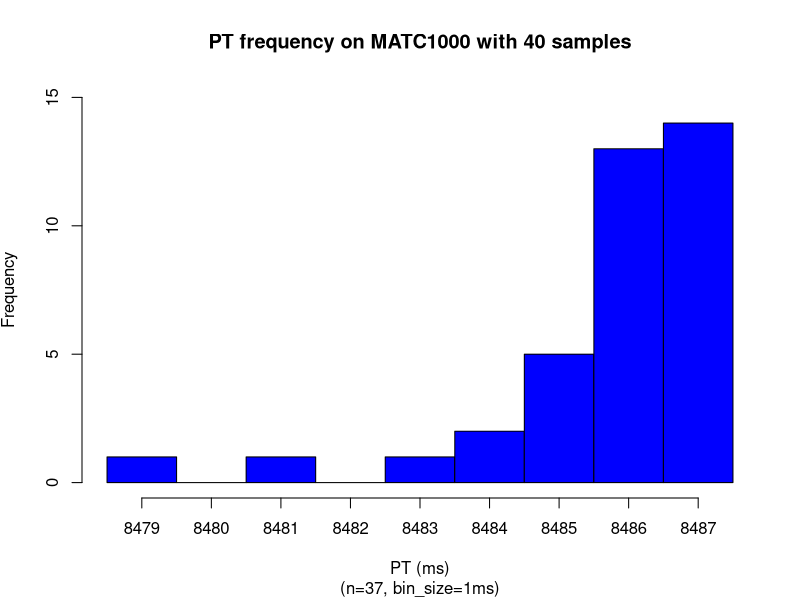
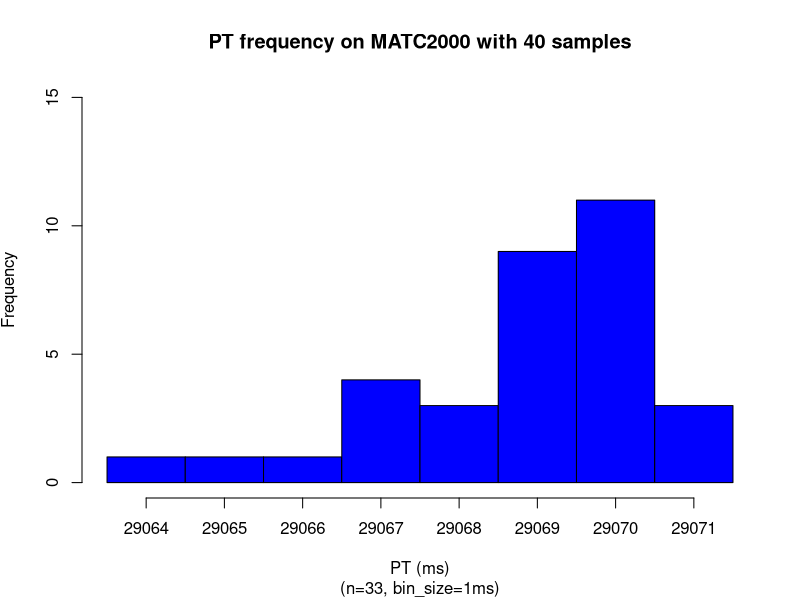
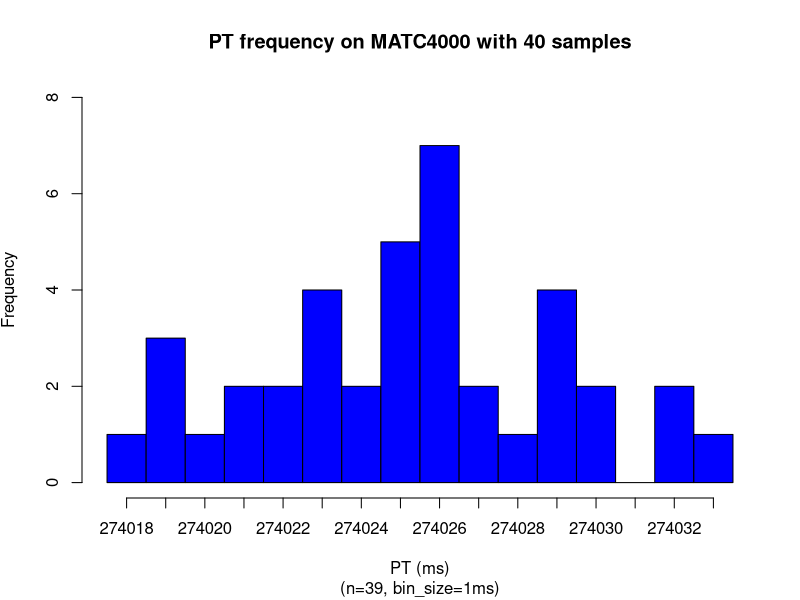
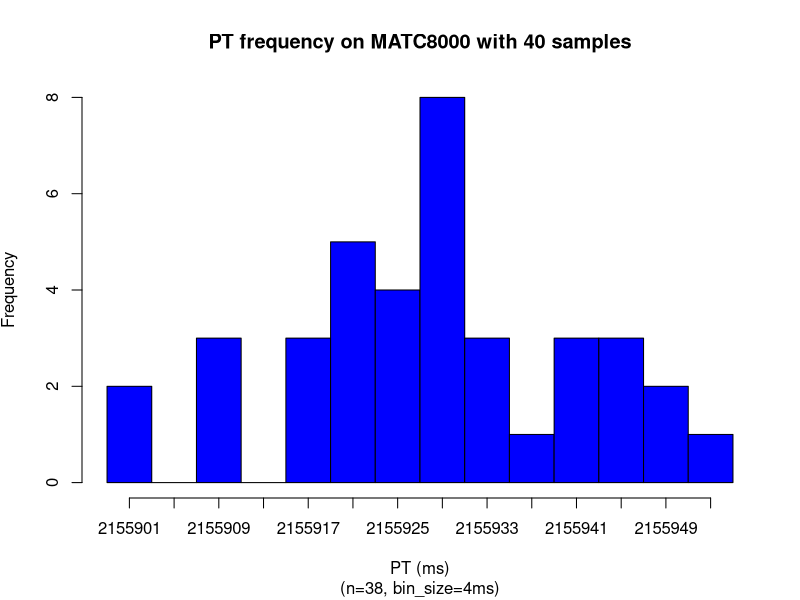

Generate these figures, in order, with R:
### MATC1000
numSamples <- 40
x = read.csv(file="MATC1000.dat",head=TRUE,sep="\t")
x <- subset(x, x$ITERNUM <= numSamples)
setEPS()
postscript("matc1000_dist.eps")
binsize=1
#x <- subset(x, x$ITERNUM != 9394)
x_up = mean(x$PRTIME) + 2*sd(x$PRTIME)
x_dn = mean(x$PRTIME) - 2*sd(x$PRTIME)
x = subset(x, x$PRTIME >= x_dn & x$PRTIME <= x_up)
xmin <-min(x$PRTIME)
xmax <-max(x$PRTIME)
xmin
xmax
nbins <- ceiling((xmax-xmin) / binsize)
h = hist(x$PRTIME, right=F, breaks=seq(xmin,xmax+binsize,binsize),plot=F)
xmin <-min(x$PRTIME)
xmax <-max(x$PRTIME)
ymax <- max(h$counts)
ymax <- ceiling(ymax/100)*100
ymax <- 15
plot(h, xaxt='n', freq=TRUE,ylim=c(0,ymax), col="blue", main='PT frequency on MATC1000 with 40 samples', 
sub=paste("(n=",nrow(x),", bin_size=",binsize,"ms)",sep=""), 
xlab='PT (ms)', ylab=expression('Frequency'))
#axis(side=1,at=seq(min(h$mids),max(h$mids)+binsize,binsize),labels=seq(ceiling(min(h$mids)),ceiling(max(h$mids))+binsize,binsize))
axis(side=1,at=h$mids,labels=seq(xmin,xmax,1))
dev.off()

x = read.csv(file="MATC2000.dat",head=TRUE,sep="\t")
x <- subset(x, x$ITERNUM <= numSamples)
setEPS()
postscript("matc2000_dist.eps")
binsize=1
x <- subset(x, x$ITERNUM >= 6)
x_up = mean(x$PRTIME) + 2*sd(x$PRTIME)
x_dn = mean(x$PRTIME) - 2*sd(x$PRTIME)
x = subset(x, x$PRTIME >= x_dn & x$PRTIME <= x_up)
xmin <-min(x$PRTIME)
xmax <-max(x$PRTIME)
xmin
xmax
nbins <- ceiling((xmax-xmin) / binsize)
h = hist(x$PRTIME, right=F, breaks=seq(xmin,xmax+binsize,binsize),plot=F)
xmin <-min(x$PRTIME)
xmax <-max(x$PRTIME)
ymax <- max(h$counts)
ymax <- ceiling(ymax/100)*100
ymax <- 15
plot(h, xaxt='n', freq=TRUE,ylim=c(0,ymax), col="blue", main='PT frequency on MATC2000 with 40 samples', 
sub=paste("(n=",nrow(x),", bin_size=",binsize,"ms)",sep=""), 
xlab='PT (ms)', ylab=expression('Frequency'))
#axis(side=1,at=seq(min(h$mids),max(h$mids)+binsize,binsize),labels=seq(ceiling(min(h$mids)),ceiling(max(h$mids))+binsize,binsize))
axis(side=1,at=h$mids,labels=seq(xmin,xmax,1))
dev.off()

x = read.csv(file="MATC4000.dat",head=TRUE,sep="\t")
x <- subset(x, x$ITERNUM <= numSamples)
setEPS()
postscript("matc4000_dist.eps")
binsize=1
#x <- subset(x, x$ITERNUM >= 6)
x_up = mean(x$PRTIME) + 2*sd(x$PRTIME)
x_dn = mean(x$PRTIME) - 2*sd(x$PRTIME)
x = subset(x, x$PRTIME >= x_dn & x$PRTIME <= x_up)
xmin <-min(x$PRTIME)
xmax <-max(x$PRTIME)
xmin
xmax
nbins <- ceiling((xmax-xmin) / binsize)
h = hist(x$PRTIME, right=F, breaks=seq(xmin,xmax+binsize,binsize),plot=F)
xmin <-min(x$PRTIME)
xmax <-max(x$PRTIME)
ymax <- max(h$counts)
ymax <- ceiling(ymax/100)*100
ymax <- 8
plot(h, xaxt='n', freq=TRUE,ylim=c(0,ymax), col="blue", main='PT frequency on MATC4000 with 40 samples', 
sub=paste("(n=",nrow(x),", bin_size=",binsize,"ms)",sep=""), 
xlab='PT (ms)', ylab=expression('Frequency'))
#axis(side=1,at=seq(min(h$mids),max(h$mids)+binsize,binsize),labels=seq(ceiling(min(h$mids)),ceiling(max(h$mids))+binsize,binsize))
axis(side=1,at=h$mids,labels=seq(xmin,xmax,1))
dev.off()

x = read.csv(file="MATC8000.dat",head=TRUE,sep="\t")
x <- subset(x, x$ITERNUM <= numSamples)
setEPS()
postscript("matc8000_dist.eps")
binsize=4
#x <- subset(x, x$ITERNUM >= 6)
x_up = mean(x$PRTIME) + 2*sd(x$PRTIME)
x_dn = mean(x$PRTIME) - 2*sd(x$PRTIME)
x = subset(x, x$PRTIME >= x_dn & x$PRTIME <= x_up)
xmin <-min(x$PRTIME)
xmax <-max(x$PRTIME)
xmin
xmax
nbins <- ceiling((xmax-xmin) / binsize)
h = hist(x$PRTIME, right=F, breaks=seq(xmin,xmax+binsize,binsize),plot=F)
xmin <-min(x$PRTIME)
xmax <-max(x$PRTIME)
ymax <- max(h$counts)
#ymax <- ceiling(ymax/100)*100
ymax <- 8
plot(h, xaxt='n', freq=TRUE,ylim=c(0,ymax), col="blue", main='PT frequency on MATC8000 with 40 samples', 
sub=paste("(n=",nrow(x),", bin_size=",binsize,"ms)",sep=""), 
xlab='PT (ms)', ylab=expression('Frequency'))
#axis(side=1,at=seq(min(h$mids),max(h$mids)+binsize,binsize),labels=seq(ceiling(min(h$mids)),ceiling(max(h$mids))+binsize,binsize))
axis(side=1,at=h$mids,labels=seq(xmin,xmax,binsize))
dev.off()
